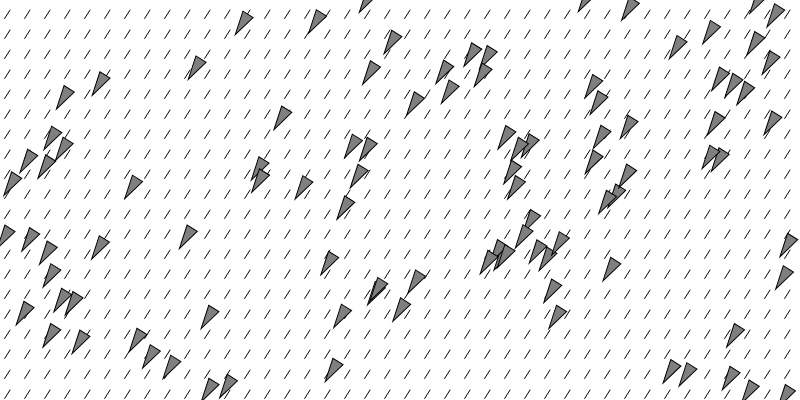
Frame 1 (no input)
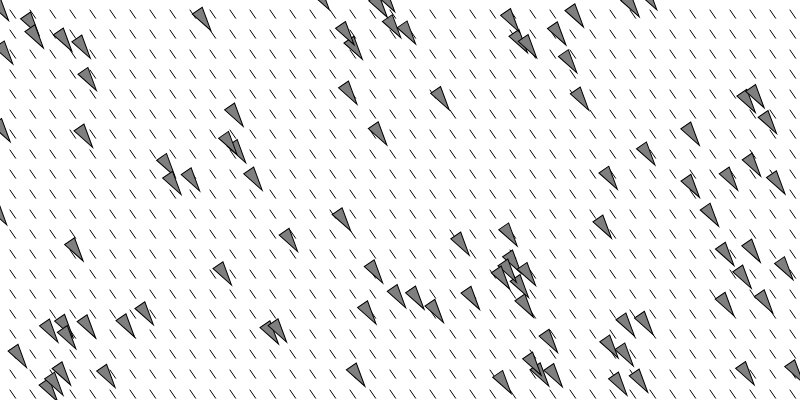
Frame 60 (no input)
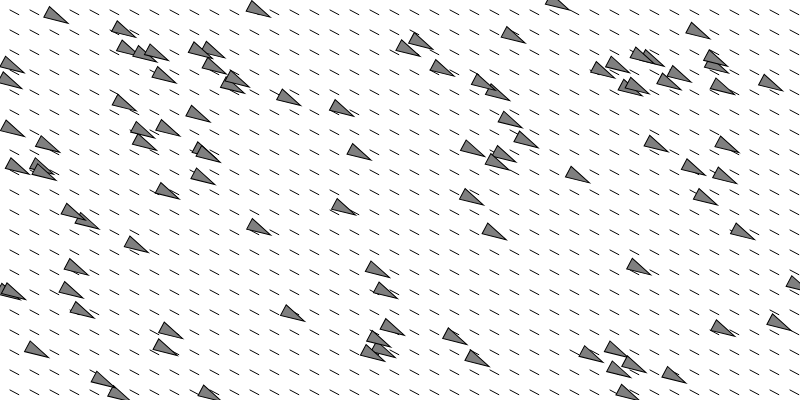
Frame 120 (the mouse pressed at the canvas centre since frame 60)

The p5.js sketch that drew these frames (run headless with seeded random() and noise() and a simulated clock; from frame 60 on, the mouse is pressed at the canvas centre):

// p5.js sketch
// ── sketch.js
/*Adapt the flow-field example so the vectors change over time. (Hint: Try using the third dimension of Perlin noise!)*/

let flowField;
let vehicles = [];
let num = 100;

function setup() {
  createCanvas(800, 400);
  
  flowField = new FlowField();
  
  for (let i = 0; i < num; i++ ){
    let maxspeed = random(2, 5);
    let maxforce = random(0.1, 0.5);
    vehicles[i] = new Vehicle(random(width), random(height), maxspeed, maxforce);
  }
  
  
}

function draw() {
  background(255);
  
  flowField.createVectors();
  flowField.show();
  
  for (let vehicle of vehicles){
    vehicle.follow(flowField);
    vehicle.run();
  }
  
}




class FlowField{
  constructor(){
    this.gridSize = 20;
    this.rowNum = floor(height/this.gridSize);
    this.colNum = floor(width/this.gridSize);
    this.vectLength =10;
    // use 2D array to create an empty data structure first
    this.fields = new Array(this.colNum);
    for (let i = 0; i < this.rowNum; i++){
      this.fields[i] = new Array(this.colNum);
    }
    this.createVectors(); // if you put a method inside constructor, then when you create an instance of this class, this method will be called automatically. 
    this.zOff = 0;
    
  }
  
  // generate vectors
  createVectors(){
    // Reseed noise for a new flow field each time.
    // noiseSeed(random(10000));
    
    // use 3D perlin noise to generate smooth vector fields
    // let zOff = 0;
    for(let i = 0; i < this.rowNum; i++){
      let xOff=0;  
      for(let j = 0; j < this.colNum; j++){
        let yOff = 0;
        // 3D perlin noise
        let angle = map(noise(xOff, yOff, this.zOff), 0, 1, 0, PI*4);
        this.fields[i][j] = p5.Vector.fromAngle(angle).setMag(this.vectLength);
        yOff += 0.1;
      } 
      xOff += 0.1;
    }
    this.zOff+=0.005;
  }
  
  // Draw every vector
  show() {
    for (let i = 0; i < this.rowNum; i++) {
      for (let j = 0; j < this.colNum; j++) {
        let w = width / this.colNum;
        let h = height / this.rowNum;
        let v = this.fields[i][j].copy();
        v.setMag(w * 0.5);
        
        let x = j * w + w / 2;
        let y = i * h + h / 2;
        
        strokeWeight(1);
        line(x, y, x + v.x, y + v.y);
      }
    }
  }
  
  // a function to return the vector where the vehicle's position is
  lookup(position){
    // find the column and row index based on vehcile's position
    let columnIndex = constrain(floor(position.y / this.gridSize), 0, this.colNum-1);
    let rowIndex = constrain(floor(position.x / this.gridSize), 0, this.rowNum-1);
    return this.fields[rowIndex] [columnIndex].copy();
 
  }
 
}

class Vehicle{
  constructor(x, y, maxspeed, maxforce){
    this.position = createVector(x, y);
    this.velocity = createVector(0, 0);
    this.acceleration = createVector();
    this.maxspeed = maxspeed;
    this.maxforce = maxforce;
    this.r = 6;
    this.theta = 0;
    this.offset = 25;
  }
  
  run(){
    this.update();
    this.checkEdges();
    this.show();
  }
  
  update(){
    this.velocity.add(this.acceleration);
    this.velocity.limit(this.maxspeed);
    this.position.add(this.velocity);
    this.acceleration.mult(0);   
  }
  
  follow(flow){
    let desired = flow.lookup(this.position);
    desired.setMag(this.maxspeed);
    let steerForce = p5.Vector.sub(desired, this.velocity);
    steerForce.limit(this.maxforce);
    this.applyForce(steerForce);
  }
  
 
  applyForce(force){
    this.acceleration.add(force);
    // console.log(this.acceleration.copy());
  }
  
  show(){
    // The vehicle is a triangle pointing in the direction of velocity.
    let angle = this.velocity.heading();
    fill(127);
    stroke(0);
    push();
    translate(this.position.x, this.position.y);
    rotate(angle);
    beginShape();
    vertex(this.r * 2, 0);
    vertex(-this.r * 2, -this.r);
    vertex(-this.r * 2, this.r);
    endShape(CLOSE);
    pop();
  }
  
  checkEdges(){
    if (this.position.x >= width){
      this.position.x = 0;
    }else if(this.position.x <= 0){
      this.position.x = width;
    }
    
    if (this.position.y >= height){
      this.position.y = 0;
    }else if(this.position.y <= 0){
      this.position.y = height;
    }
  }
  
}
